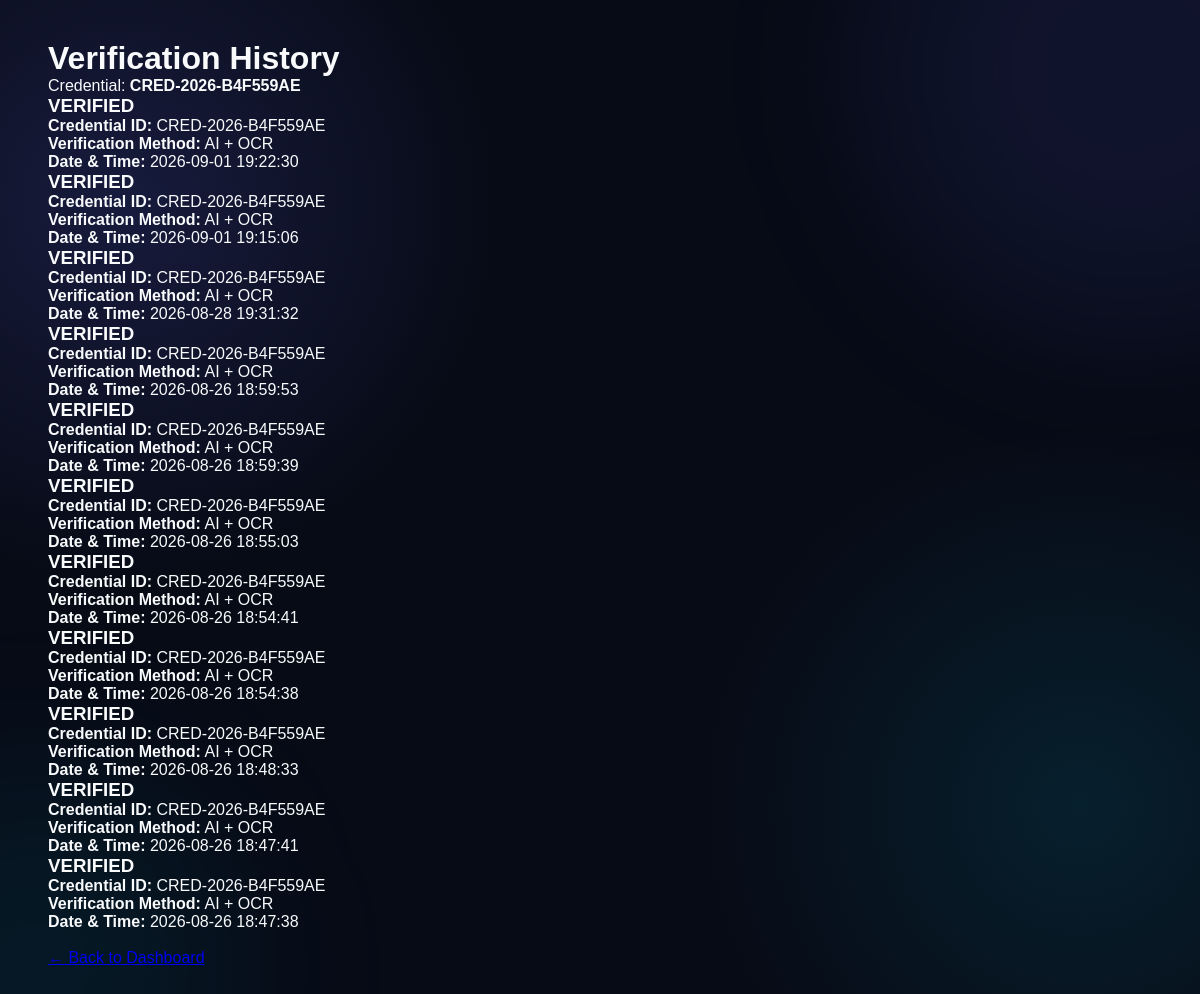
The app's page /verification-history (signed in) with its own data.
### tables this page shows
CREATE TABLE users (

            id INTEGER PRIMARY KEY AUTOINCREMENT,

            name TEXT NOT NULL,

            email TEXT UNIQUE NOT NULL,

            password TEXT NOT NULL,

            credential_id TEXT UNIQUE NOT NULL,

            certificate_type TEXT NOT NULL,

            certificate_title TEXT NOT NULL,

            organization TEXT NOT NULL,

            issue_date TEXT NOT NULL

        , certificate_file TEXT, validation_code TEXT);

CREATE TABLE verification_history (

            id INTEGER PRIMARY KEY AUTOINCREMENT,

            certificate_id INTEGER,

            validation_code TEXT,

            status TEXT NOT NULL,

            method TEXT NOT NULL,

            verified_at TEXT NOT NULL
        , credential_id TEXT, verification_method TEXT);

### app.py (the view)
@app.route(
    "/verification-history"
)
def verification_history():
    if "student_id" not in session:
        return redirect(
            url_for("home")
        )
    conn = get_db()
    user = conn.execute(
        """
        SELECT *
        FROM users
        WHERE id = ?
        """,
        (
            session["student_id"],
        )
    ).fetchone()
    if not user:
        conn.close()
        return redirect(
            url_for("home")
        )
    history = conn.execute(
        """
        SELECT *
        FROM verification_history
        WHERE credential_id = ?
        ORDER BY id DESC
        """,
        (
            user["credential_id"],
        )
    ).fetchall()
    conn.close()
    return render_template(
        "verification_history.html",
        user=dict(user),
        history=[
            dict(row)
            for row in history
        ]
    )

### app.py (called while the page is built)
def get_db():
    conn = sqlite3.connect(DB_PATH)
    conn.row_factory = sqlite3.Row
    return conn

### verification_history.html (shortened to what this page needs)
<!DOCTYPE html>
<html lang="en">
<head>
    <link rel="stylesheet"
          href="{{ url_for('static', filename='style.css') }}">
</head>
<body>
<div class="container">
    <h1>Verification History</h1>
    <p>
        Credential:
        <strong>
            {{ user["credential_id"] }}
        </strong>
    </p>
    {% if history %}
    <div class="history-list">
        {% for item in history %}
        <div class="history-card">
            <h3>
                {{ item["status"] }}
            </h3>
            <p>
                <strong>Credential ID:</strong>
                {{ item["credential_id"] }}
            </p>
            <p>
                <strong>Verification Method:</strong>
                {{ item["verification_method"] }}
            </p>
            <p>
                <strong>Date & Time:</strong>
                {{ item["verified_at"] }}
            </p>
        </div>
        {% endfor %}
    </div>
    {% endif %}
    <br>
    <a href="{{ url_for('dashboard') }}">
    </a>
</div>
</body>
</html>

### style.css (style rules this page uses)
* { margin: 0; padding: 0; box-sizing: border-box; }
:root { --bg: #070b16; --card: rgba(15, 23, 42, 0.82); --card-border: rgba(99, 102, 241, 0.25); --text: #f8fafc; --muted: #94a3b8; --primary: #6366f1; --secondary: #8b5cf6; --success: #22c55e; --danger: #ef4444; --cyan: #06b6d4; }
body { min-height: 100vh; font-family: Arial, Helvetica, sans-serif; color: var(--text); background: radial-gradient(circle at 10% 20%, rgba(99,102,241,.18), transparent 28%), radial-gradient(circle at 90% 80%, rgba(6,182,212,.12), transparent 28%), var(--bg); overflow-x: hidden; }
body::before { content: ""; position: fixed; width: 500px; height: 500px; top: -180px; right: -180px; border-radius: 50%; background: rgba(99, 102, 241, 0.10); filter: blur(80px); pointer-events: none; animation: floatOrb 7s ease-in-out infinite; }
body::after { content: ""; position: fixed; width: 400px; height: 400px; bottom: -160px; left: -160px; border-radius: 50%; background: rgba(6, 182, 212, 0.08); filter: blur(80px); pointer-events: none; animation: floatOrb 9s ease-in-out infinite reverse; }
.container { width: min(1180px, 92%); margin: 40px auto; position: relative; z-index: 2; }

### records on screen
users: credential_id "CRED-2026-B4F559AE"
verification_history: status "VERIFIED", credential_id "CRED-2026-B4F559AE", verification_method "AI + OCR", verified_at "2026-09-01 19:22:30"
verification_history: status "VERIFIED", credential_id "CRED-2026-B4F559AE", verification_method "AI + OCR", verified_at "2026-09-01 19:15:06"
verification_history: status "VERIFIED", credential_id "CRED-2026-B4F559AE", verification_method "AI + OCR", verified_at "2026-08-28 19:31:32"
verification_history: status "VERIFIED", credential_id "CRED-2026-B4F559AE", verification_method "AI + OCR", verified_at "2026-08-26 18:59:53"
verification_history: status "VERIFIED", credential_id "CRED-2026-B4F559AE", verification_method "AI + OCR", verified_at "2026-08-26 18:59:39"
verification_history: status "VERIFIED", credential_id "CRED-2026-B4F559AE", verification_method "AI + OCR", verified_at "2026-08-26 18:55:03"
verification_history: status "VERIFIED", credential_id "CRED-2026-B4F559AE", verification_method "AI + OCR", verified_at "2026-08-26 18:54:41"
verification_history: status "VERIFIED", credential_id "CRED-2026-B4F559AE", verification_method "AI + OCR", verified_at "2026-08-26 18:54:38"
verification_history: status "VERIFIED", credential_id "CRED-2026-B4F559AE", verification_method "AI + OCR", verified_at "2026-08-26 18:48:33"
verification_history: status "VERIFIED", credential_id "CRED-2026-B4F559AE", verification_method "AI + OCR", verified_at "2026-08-26 18:47:41"
verification_history: status "VERIFIED", credential_id "CRED-2026-B4F559AE", verification_method "AI + OCR", verified_at "2026-08-26 18:47:38"
